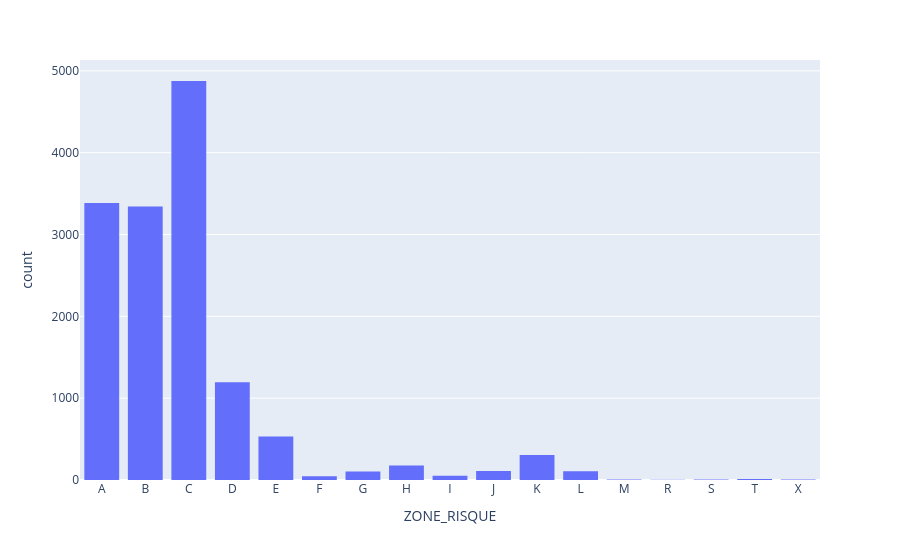

Notebook cell for this chart:
### Code cell
px.histogram(data_set.sort_values('ZONE_RISQUE'), x='ZONE_RISQUE')

### Figure 1 — Plotly figure (JSON) as saved in the notebook; plotly's stock layout.template omitted (floating-point values rounded to 4 significant figures; data arrays with more than 128 entries replaced by an {"elided": "..."} marker saying what was removed)
{"data": [{"bingroup": "x", "hovertemplate": "ZONE_RISQUE=%{x}<br>count=%{y}<extra></extra>", "legendgroup": "", "marker": {"color": "#636efa", "pattern": {"shape": ""}}, "name": "", "orientation": "v", "showlegend": false, "type": "histogram", "x": {"elided": "14264 str values"}, "xaxis": "x", "yaxis": "y"}], "layout": {"barmode": "relative", "legend": {"tracegroupgap": 0}, "margin": {"t": 60}, "xaxis": {"anchor": "y", "domain": [0, 1], "title": {"text": "ZONE_RISQUE"}}, "yaxis": {"anchor": "x", "domain": [0, 1], "title": {"text": "count"}}}}
